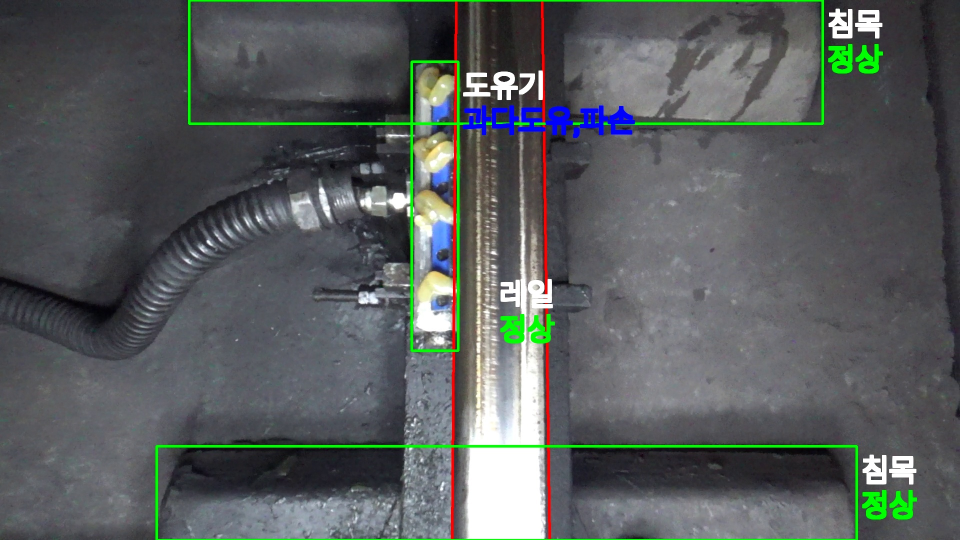
#> input picture yolov8_rail/EDA/5132940.jpg, 1920 x 1080 px (shown at 1/2 size)
$ python -i trans_dataset_multiprocess.py   (imports and definitions only)
#> lines starting #> are read from the running program, lines starting #| are printed output that depends on the picture
#> further down, picture is the input picture: shape (1080, 1920, 3); mean B, G, R 92.6, 93, 88.2
import glob
from PIL import Image,ImageDraw
import json
from threading import Thread
import time
from multiprocessing import Process,Lock
# ImageFile.LOAD_TRUNCATED_IMAGES = True
import xml.etree.ElementTree as ET
import cv2, os
import numpy as np
import torch,random


# [8 lines left out: function seed_everything, not called in this run]
# [1 line not run here, left out]


# [187 lines left out: functions trans_dataset_json, trans_dataset_xml, not called in this run]

def sharpness_algo(img):
    img = np.array(img)

    src_ycrcb = cv2.cvtColor(img, cv2.COLOR_BGR2YCrCb)
#> src_ycrcb: shape (1080, 1920, 3); mean of channels 0, 1, 2 91.5, 125.6, 128.6
    src_f = src_ycrcb[:, :, 0].astype(np.float32)
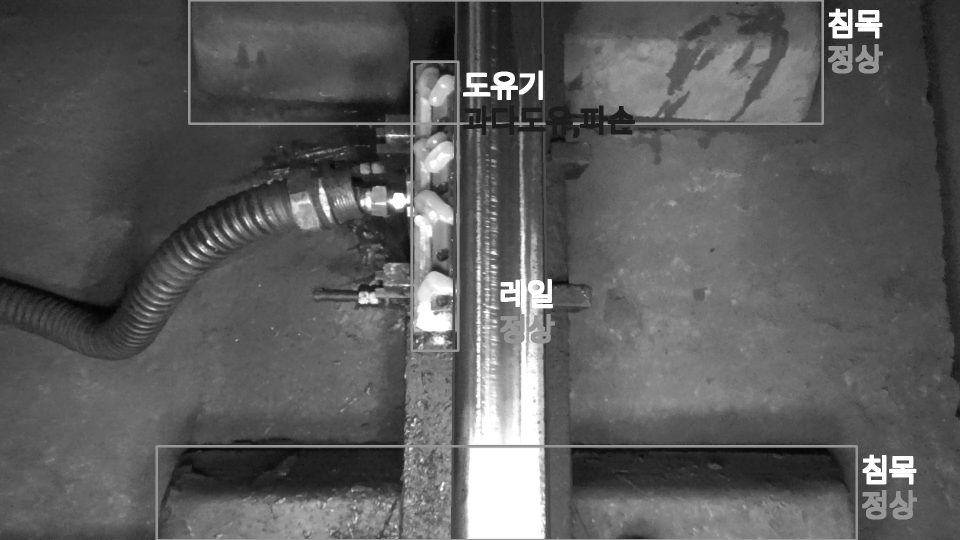
#> src_f: shape (1080, 1920) float32 (shown at 1/2 size); min 1, max 255, mean 91.5
    blr = cv2.GaussianBlur(src_f, (0, 0), 2.0)
    src_ycrcb[:, :, 0] = np.clip(2. * src_f - blr, 0, 255).astype(np.uint8)
#> src_ycrcb: shape (1080, 1920, 3); mean of channels 0, 1, 2 90.8, 125.6, 128.6
    dst = cv2.cvtColor(src_ycrcb, cv2.COLOR_YCrCb2RGB)

    sharp_img = Image.fromarray(dst)
    return sharp_img

# [101 lines left out: functions flip, cutout, augmentation, not called in this run]


# [28 lines not run here, left out]


    # trans_dataset(img_path_list,label_path_list,resize)

>>> import cv2
>>> picture = cv2.imread('EDA/5132940.jpg')
>>> result = sharpness_algo(picture)

$ run again, on yolov8_rail/ultralytics/assets/zidane.jpg
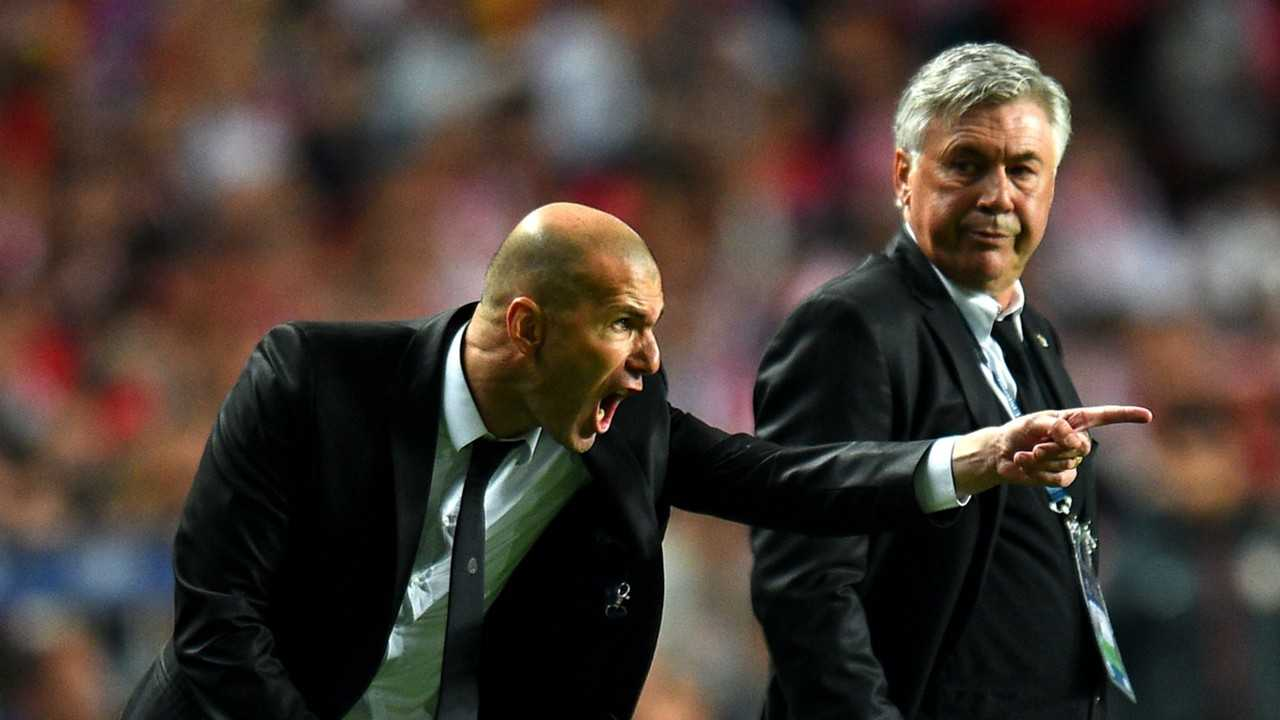
#> input picture yolov8_rail/ultralytics/assets/zidane.jpg, 1280 x 720 px
#> picture is the input picture: shape (720, 1280, 3); mean B, G, R 51.3, 58.2, 69.5
#> in sharpness_algo, `src_f = src_ycrcb[:, :, 0].astype(np.float32)`:
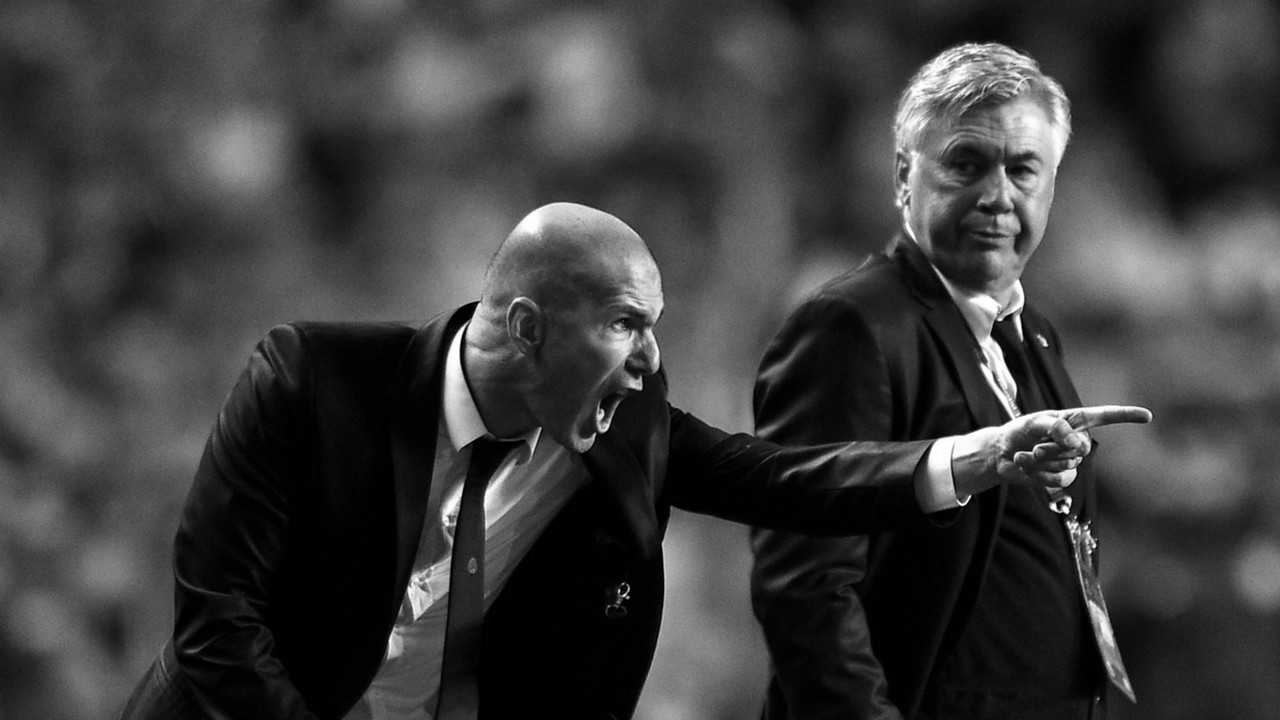
#> src_f: shape (720, 1280) float32; min 0, max 255, mean 60.8

$ run again, on yolov8_rail/yolov9c_result/v9c_train_result/train_batch0.jpg
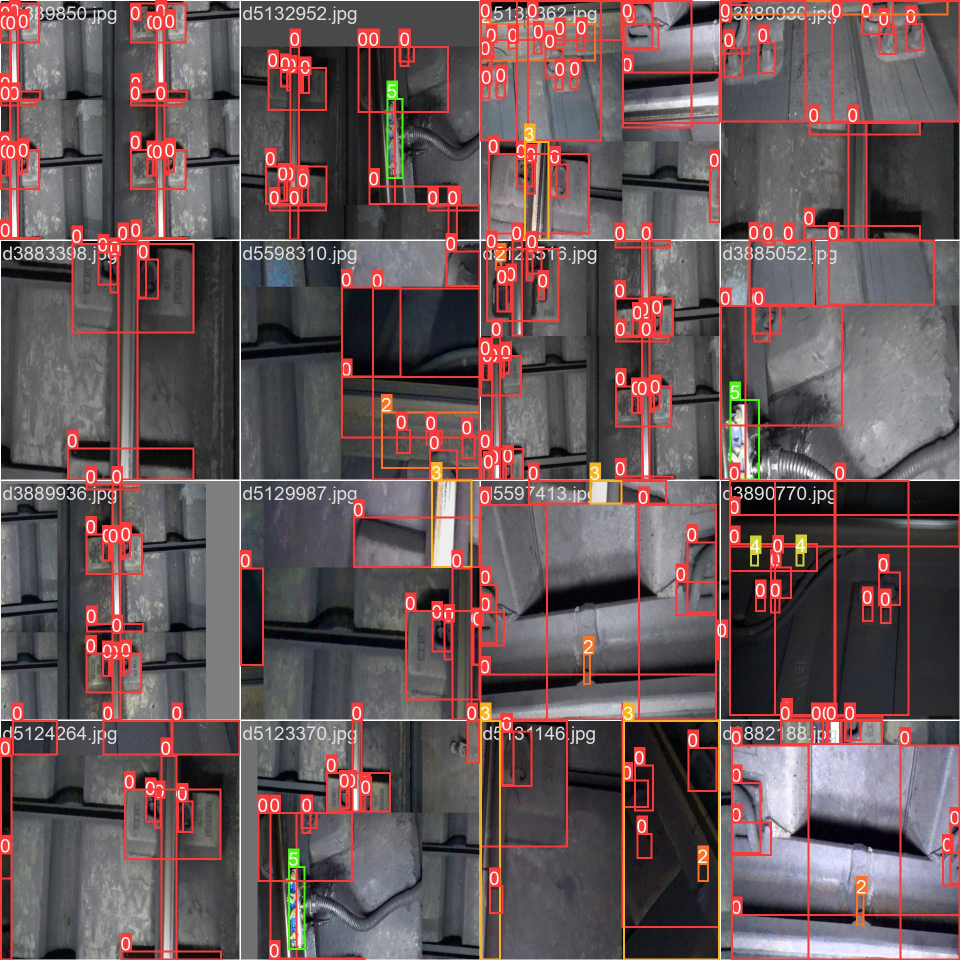
#> input picture yolov8_rail/yolov9c_result/v9c_train_result/train_batch0.jpg, 1920 x 1920 px (shown at 1/2 size)
#> picture is the input picture: shape (1920, 1920, 3); mean B, G, R 88, 86.4, 104.1
#> in sharpness_algo, `src_f = src_ycrcb[:, :, 0].astype(np.float32)`:
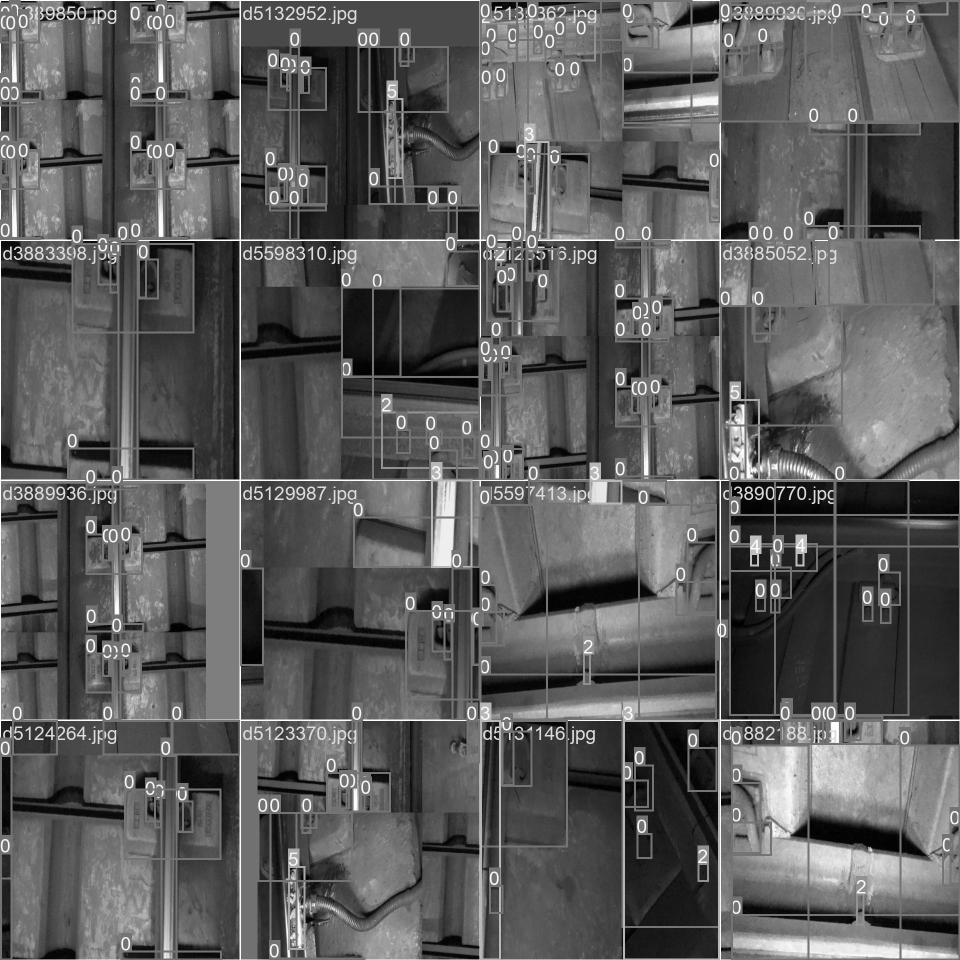
#> src_f: shape (1920, 1920) float32 (shown at 1/2 size); min 0, max 255, mean 91.8

$ run again, on yolov8_rail/yolov9c_result/v9c_visualization_img/d5124686_v9.jpg
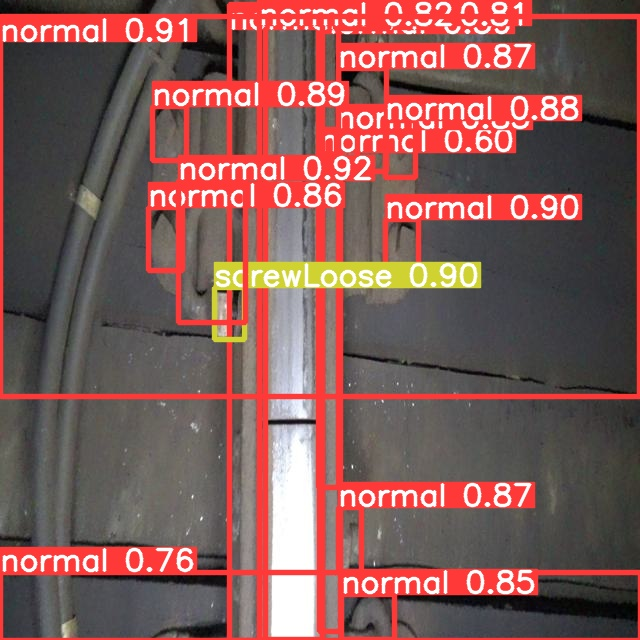
#> input picture yolov8_rail/yolov9c_result/v9c_visualization_img/d5124686_v9.jpg, 640 x 640 px
#> picture is the input picture: shape (640, 640, 3); mean B, G, R 86.1, 89.3, 128.6
#> in sharpness_algo, `blr = cv2.GaussianBlur(src_f, (0, 0), 2.0)`:
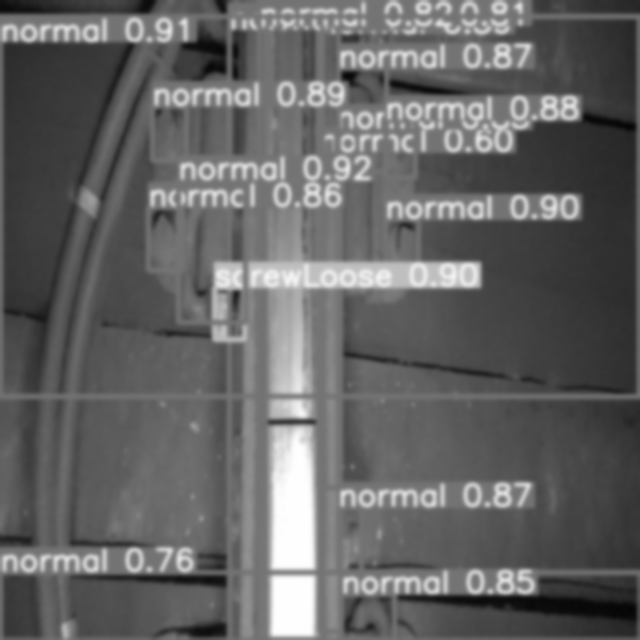
#> blr: shape (640, 640) float32; min 5.16, max 255, mean 100.7
#> in sharpness_algo, `dst = cv2.cvtColor(src_ycrcb, cv2.COLOR_YCrCb2RGB)`:
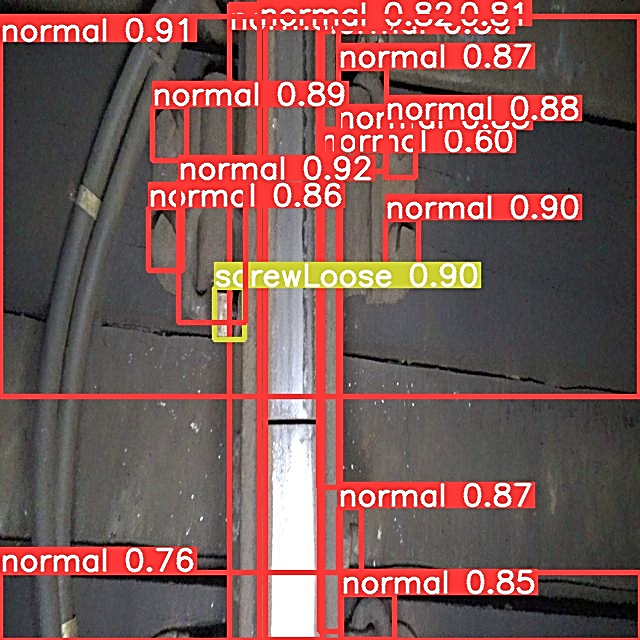
#> dst: shape (640, 640, 3); mean R, G, B 125.7, 87.2, 83.9
